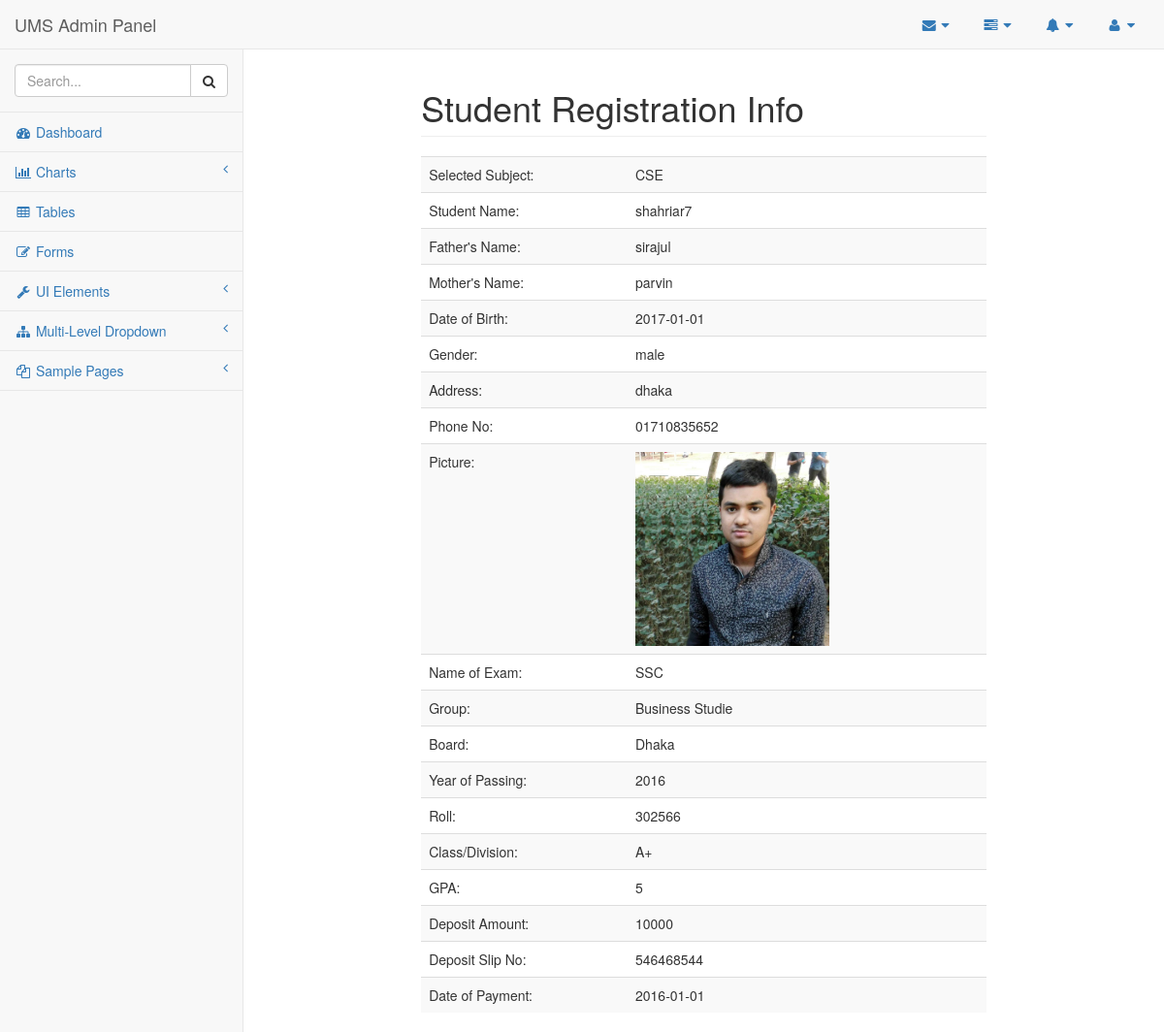
Page /admin/pages/std_info_view.php?stdvid=2 on the committed database.
### tables this page shows
CREATE TABLE `std_regi_info` (
  `std_id` int(11) NOT NULL,
  `sub` varchar(48) NOT NULL,
  `std_name` varchar(48) NOT NULL,
  `f_name` varchar(48) NOT NULL,
  `m_name` varchar(48) NOT NULL,
  `date_of_birth` varchar(20) NOT NULL,
  `gender` varchar(8) NOT NULL,
  `address` varchar(255) NOT NULL,
  `phone` varchar(35) NOT NULL,
  `picture` varchar(255) NOT NULL,
  `exam` varchar(15) NOT NULL,
  `study_group` varchar(15) NOT NULL,
  `board` varchar(48) NOT NULL,
  `passing_year` varchar(10) NOT NULL,
  `roll` varchar(10) NOT NULL,
  `class_div_grade` varchar(15) NOT NULL,
  `gpa` varchar(6) NOT NULL,
  `ammount` varchar(10) NOT NULL,
  `slip_no` varchar(15) NOT NULL,
  `date_of_pay` varchar(15) NOT NULL
);

### admin/pages/std_info_view.php (the view, shortened to what this page needs)
<?php
    require_once('config.php');
    $id = $_GET['stdvid'];
?>
<!DOCTYPE html>
<html lang="en">
<head>
    <link href="../vendor/bootstrap/css/bootstrap.min.css" rel="stylesheet">
    <link href="../vendor/metisMenu/metisMenu.min.css" rel="stylesheet">
    <link href="../dist/css/sb-admin-2.css" rel="stylesheet">
    <link href="../vendor/font-awesome/css/font-awesome.min.css" rel="stylesheet" type="text/css">
</head>
<body>
    <div id="wrapper">
        <nav class="navbar navbar-default navbar-static-top" role="navigation" style="margin-bottom: 0">
            <div class="navbar-header">
                <a class="navbar-brand" href="index.html">UMS Admin Panel</a>
            </div>
            <ul class="nav navbar-top-links navbar-right">
                <li class="dropdown">
                    <a class="dropdown-toggle" data-toggle="dropdown" href="#">
                        <i class="fa fa-envelope fa-fw"></i> <i class="fa fa-caret-down"></i>
                    </a>
                </li>
                <li class="dropdown">
                    <a class="dropdown-toggle" data-toggle="dropdown" href="#">
                        <i class="fa fa-tasks fa-fw"></i> <i class="fa fa-caret-down"></i>
                    </a>
                </li>
                <li class="dropdown">
                    <a class="dropdown-toggle" data-toggle="dropdown" href="#">
                        <i class="fa fa-bell fa-fw"></i> <i class="fa fa-caret-down"></i>
                    </a>
                </li>
                <li class="dropdown">
                    <a class="dropdown-toggle" data-toggle="dropdown" href="#">
                        <i class="fa fa-user fa-fw"></i> <i class="fa fa-caret-down"></i>
                    </a>
                </li>
            </ul>
            <div class="navbar-default sidebar" role="navigation">
                <div class="sidebar-nav navbar-collapse">
                    <ul class="nav" id="side-menu">
                        <li class="sidebar-search">
                            <div class="input-group custom-search-form">
                                <input type="text" class="form-control" placeholder="Search...">
                                <span class="input-group-btn">
                                <button class="btn btn-default" type="button">
                                    <i class="fa fa-search"></i>
                                </button>
                            </span>
                            </div>
                        </li>
                        <li>
                            <a href="index.php"><i class="fa fa-dashboard fa-fw"></i> Dashboard</a>
                        </li>
                        <li>
                            <a href="#"><i class="fa fa-bar-chart-o fa-fw"></i> Charts<span class="fa arrow"></span></a>
                        </li>
                        <li>
                            <a href="tables.html"><i class="fa fa-table fa-fw"></i> Tables</a>
                        </li>
                        <li>
                            <a href="forms.html"><i class="fa fa-edit fa-fw"></i> Forms</a>
                        </li>
                        <li>
                            <a href="#"><i class="fa fa-wrench fa-fw"></i> UI Elements<span class="fa arrow"></span></a>
                        </li>
                        <li>
                            <a href="#"><i class="fa fa-sitemap fa-fw"></i> Multi-Level Dropdown<span class="fa arrow"></span></a>
                        </li>
                        <li>
                            <a href="#"><i class="fa fa-files-o fa-fw"></i> Sample Pages<span class="fa arrow"></span></a>
                        </li>
                    </ul>
                </div>
            </div>
        </nav>
        <div id="page-wrapper">
            <div class="row">
                <div class="col-md-8 col-md-offset-2">
                    <h1 class="page-header">Student Registration Info</h1>
                     <div class="table-responsive">
                        <table class="table table-striped table-hover">
                            <tbody>
                            <?php
                                $slt ="SELECT * FROM std_regi_info WHERE std_id='$id'";
                                $qre = mysqli_query($DBC, $slt);
                                $data=mysqli_fetch_array($qre);
                             ?>
                                <tr>
                                    <td>Selected Subject:</td>
                                    <td><?= $data['sub']; ?></td>
                                </tr>
                                <tr>
                                    <td>Student Name:</td>
                                    <td><?= $data['std_name']; ?></td>
                                </tr>
                                <tr>
                                    <td>Father's Name:</td>
                                    <td><?= $data['f_name']; ?></td>
                                </tr>
                                <tr>
                                    <td>Mother's Name:</td>
                                    <td><?= $data['m_name']; ?></td>
                                </tr>
                                <tr>
                                    <td>Date of Birth:</td>
                                    <td><?= $data['date_of_birth']; ?></td>
                                </tr>
                                <tr>
                                    <td>Gender:</td>
                                    <td><?= $data['gender']; ?></td>
                                </tr>
                                <tr>
                                    <td>Address:</td>
                                    <td><?= $data['address']; ?></td>
                                </tr>
                                <tr>
                                    <td>Phone No:</td>
                                    <td><?= $data['phone']; ?></td>
                                </tr>
                                <tr>
                                    <td>Picture:</td>
                                    <td>
                                        <img width="200" src="../../students_picture/<?= $data['picture']; ?>" alt="">
                                    </td>
                                </tr>
                                <tr>
                                    <td>Name of Exam:</td>
                                    <td><?= $data['exam']; ?></td>
                                </tr>
                                <tr>
                                    <td>Group:</td>
                                    <td><?= $data['study_group']; ?></td>
                                </tr>
                                <tr>
                                    <td>Board:</td>
                                    <td><?= $data['board']; ?></td>
                                </tr>
                                <tr>
                                    <td>Year of Passing:</td>
                                    <td><?= $data['passing_year']; ?></td>
                                </tr>
                                <tr>
                                    <td>Roll:</td>
                                    <td><?= $data['roll']; ?></td>
                                </tr>
                                <tr>
                                    <td>Class/Division:</td>
                                    <td><?= $data['class_div_grade']; ?></td>
                                </tr>
                                <tr>
                                    <td>GPA:</td>
                                    <td><?= $data['gpa']; ?></td>
                                </tr>
                                <tr>
                                    <td>Deposit Amount:</td>
                                    <td><?= $data['ammount']; ?></td>
                                </tr>
                                <tr>
                                    <td>Deposit Slip No:</td>
                                    <td><?= $data['slip_no']; ?></td>
                                </tr>
                                <tr>
                                    <td>Date of Payment:</td>
                                    <td><?= $data['date_of_pay']; ?></td>
                                </tr>
                            </tbody>
                        </table>
                    </div>
                </div>
            </div>
        </div>
    </div>
</body>
</html>

### rows in the picture
std_regi_info: sub "CSE", std_name "shahriar7", f_name "sirajul", m_name "parvin", date_of_birth "2017-01-01", gender "male", address "dhaka", phone "01710835652", picture (picture), exam "SSC", study_group "Business Studie", board "Dhaka", passing_year "2016", roll "302566", class_div_grade "A+", gpa "5", ammount "10000", slip_no "546468544", date_of_pay "2016-01-01"
